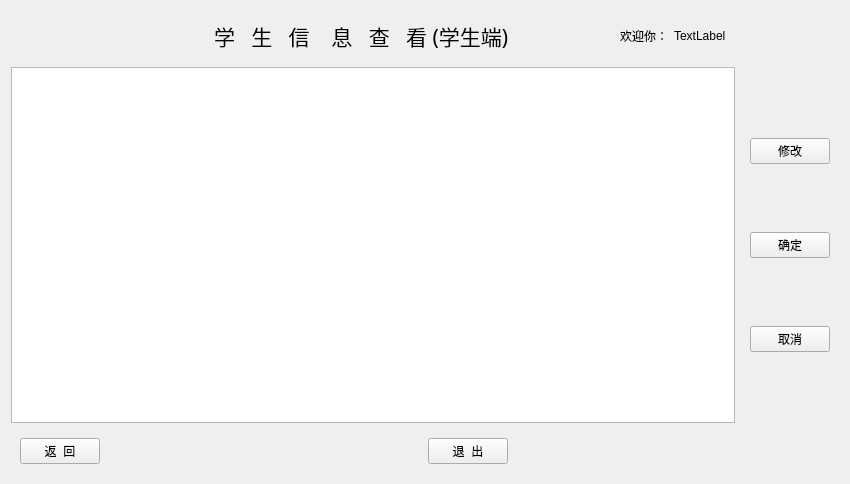
<?xml version="1.0" encoding="UTF-8"?>
<ui version="4.0">
 <class>student</class>
 <widget class="QWidget" name="student">
  <property name="geometry">
   <rect>
    <x>0</x>
    <y>0</y>
    <width>850</width>
    <height>484</height>
   </rect>
  </property>
  <property name="windowTitle">
   <string>Form</string>
  </property>
  <layout class="QGridLayout" name="gridLayout_3">
   <item row="0" column="0" colspan="2">
    <widget class="QWidget" name="widget_3" native="true">
     <layout class="QGridLayout" name="gridLayout_2">
      <item row="0" column="0">
       <spacer name="horizontalSpacer_3">
        <property name="orientation">
         <enum>Qt::Horizontal</enum>
        </property>
        <property name="sizeHint" stdset="0">
         <size>
          <width>194</width>
          <height>20</height>
         </size>
        </property>
       </spacer>
      </item>
      <item row="0" column="1">
       <widget class="QLabel" name="label">
        <property name="font">
         <font>
          <family>微软雅黑</family>
          <pointsize>16</pointsize>
         </font>
        </property>
        <property name="text">
         <string>学   生   信    息   查   看 (学生端)</string>
        </property>
       </widget>
      </item>
      <item row="0" column="2">
       <spacer name="horizontalSpacer_4">
        <property name="orientation">
         <enum>Qt::Horizontal</enum>
        </property>
        <property name="sizeHint" stdset="0">
         <size>
          <width>84</width>
          <height>20</height>
         </size>
        </property>
       </spacer>
      </item>
      <item row="0" column="3">
       <widget class="QLabel" name="labelWelcome">
        <property name="text">
         <string>欢迎你：</string>
        </property>
       </widget>
      </item>
      <item row="0" column="4">
       <widget class="QLabel" name="labelReallyName">
        <property name="text">
         <string>TextLabel</string>
        </property>
       </widget>
      </item>
      <item row="0" column="5">
       <spacer name="horizontalSpacer_5">
        <property name="orientation">
         <enum>Qt::Horizontal</enum>
        </property>
        <property name="sizeHint" stdset="0">
         <size>
          <width>70</width>
          <height>20</height>
         </size>
        </property>
       </spacer>
      </item>
     </layout>
    </widget>
   </item>
   <item row="1" column="0">
    <widget class="QTableView" name="tableView"/>
   </item>
   <item row="1" column="1">
    <widget class="QWidget" name="widget_2" native="true">
     <layout class="QVBoxLayout" name="verticalLayout">
      <item>
       <widget class="QPushButton" name="pushButtonupdate">
        <property name="text">
         <string>修改</string>
        </property>
       </widget>
      </item>
      <item>
       <widget class="QPushButton" name="pushButtonsure">
        <property name="text">
         <string>确定</string>
        </property>
       </widget>
      </item>
      <item>
       <widget class="QPushButton" name="pushButtoncancel">
        <property name="text">
         <string>取消</string>
        </property>
       </widget>
      </item>
     </layout>
    </widget>
   </item>
   <item row="2" column="0" colspan="2">
    <widget class="QWidget" name="widget" native="true">
     <layout class="QGridLayout" name="gridLayout">
      <item row="0" column="0">
       <widget class="QPushButton" name="pushButtonreturn">
        <property name="text">
         <string>返  回</string>
        </property>
       </widget>
      </item>
      <item row="0" column="1">
       <spacer name="horizontalSpacer_2">
        <property name="orientation">
         <enum>Qt::Horizontal</enum>
        </property>
        <property name="sizeHint" stdset="0">
         <size>
          <width>318</width>
          <height>20</height>
         </size>
        </property>
       </spacer>
      </item>
      <item row="0" column="2">
       <widget class="QPushButton" name="pushButtonquit">
        <property name="text">
         <string>退  出</string>
        </property>
       </widget>
      </item>
      <item row="0" column="3">
       <spacer name="horizontalSpacer">
        <property name="orientation">
         <enum>Qt::Horizontal</enum>
        </property>
        <property name="sizeHint" stdset="0">
         <size>
          <width>318</width>
          <height>20</height>
         </size>
        </property>
       </spacer>
      </item>
     </layout>
    </widget>
   </item>
  </layout>
 </widget>
 <resources/>
 <connections/>
</ui>
